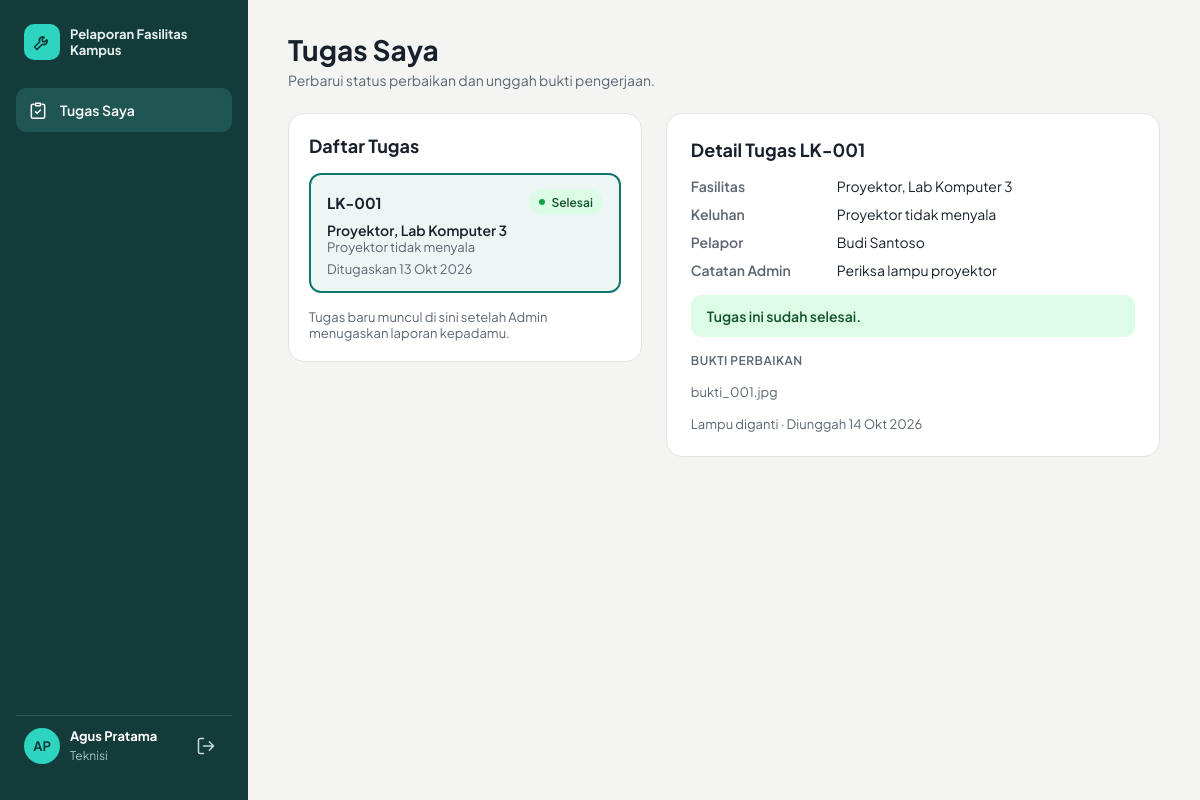
The page /teknisi/tugas.php (signed in) on the database its author committed.
### tables this page shows
CREATE TABLE laporan (
  id_laporan    INT AUTO_INCREMENT PRIMARY KEY,
  kode          VARCHAR(10) NOT NULL UNIQUE,
  id_pelapor    INT NOT NULL,
  id_fasilitas  INT NOT NULL,
  deskripsi     TEXT NOT NULL,
  foto          VARCHAR(255) NULL,
  status        ENUM('Menunggu Verifikasi','Terverifikasi','Ditugaskan','Diproses','Selesai','Ditolak') NOT NULL DEFAULT 'Menunggu Verifikasi',
  tanggal       DATE NOT NULL,
  id_teknisi    INT NULL,
  catatan_admin VARCHAR(255) NULL,
  tgl_tugas     DATE NULL,
  tgl_selesai   DATE NULL,
  FOREIGN KEY (id_pelapor)   REFERENCES pengguna(id_pengguna),
  FOREIGN KEY (id_fasilitas) REFERENCES fasilitas(id_fasilitas),
  FOREIGN KEY (id_teknisi)   REFERENCES pengguna(id_pengguna)
);

CREATE TABLE fasilitas (
  id_fasilitas   INT AUTO_INCREMENT PRIMARY KEY,
  nama_fasilitas VARCHAR(100) NOT NULL,
  lokasi         VARCHAR(100) NOT NULL
);

CREATE TABLE pengguna (
  id_pengguna INT AUTO_INCREMENT PRIMARY KEY,
  nama        VARCHAR(100) NOT NULL,
  email       VARCHAR(100) NOT NULL UNIQUE,
  password    VARCHAR(255) NOT NULL,
  peran       ENUM('Pelapor','Admin','Teknisi') NOT NULL
);

CREATE TABLE bukti_perbaikan (
  id_bukti   INT AUTO_INCREMENT PRIMARY KEY,
  id_laporan INT NOT NULL,
  file       VARCHAR(255) NOT NULL,
  keterangan VARCHAR(255) NULL,
  tanggal    DATE NOT NULL,
  FOREIGN KEY (id_laporan) REFERENCES laporan(id_laporan) ON DELETE CASCADE
);

### teknisi/tugas.php (the view, shortened to what this page needs)
<?php
require __DIR__ . '/../config.php';
$user = wajib_peran('Teknisi');
$st = $pdo->prepare('SELECT l.*, f.nama_fasilitas, f.lokasi, p.nama AS pelapor FROM laporan l
    JOIN fasilitas f ON f.id_fasilitas = l.id_fasilitas JOIN pengguna p ON p.id_pengguna = l.id_pelapor
    WHERE l.id_teknisi = ? ORDER BY FIELD(l.status,"Selesai") ASC, l.id_laporan DESC');
$st->execute([$user['id']]);
$daftar = $st->fetchAll();
$tugas = null;
$id = (int)($_GET['id'] ?? ($daftar[0]['id_laporan'] ?? 0));
foreach ($daftar as $d) if ((int)$d['id_laporan'] === $id) $tugas = $d;
$bukti = null;
if ($tugas) { $b = $pdo->prepare('SELECT * FROM bukti_perbaikan WHERE id_laporan = ? ORDER BY id_bukti DESC LIMIT 1'); $b->execute([$tugas['id_laporan']]); $bukti = $b->fetch(); }
include __DIR__ . '/../includes/header.php';
?>
<div class="judul"><h1>Tugas Saya</h1><p>Perbarui status perbaikan dan unggah bukti pengerjaan.</p></div>
<div class="baris">
  <section class="kartu" style="flex:1 1 320px">
    <h2>Daftar Tugas</h2>
    <?php foreach ($daftar as $d): ?>
      <a class="tugas <?= $tugas && $d['id_laporan'] === $tugas['id_laporan'] ? 'pilih' : '' ?>" href="?id=<?= $d['id_laporan'] ?>">
        <div class="atas"><span><?= e($d['kode']) ?></span><?= pill($d['status']) ?></div>
        <div style="font-weight:600;font-size:14px"><?= e($d['nama_fasilitas'] . ', ' . $d['lokasi']) ?></div>
        <div class="sub"><?= e($d['deskripsi']) ?></div>
        <div class="sub" style="margin-top:6px">Ditugaskan <?= tgl($d['tgl_tugas']) ?></div>
      </a>
    <?php endforeach; ?>
    <p class="sub">Tugas baru muncul di sini setelah Admin menugaskan laporan kepadamu.</p>
  </section>
  <?php if ($tugas): $s = $tugas['status']; ?>
  <section class="kartu" style="flex:1.6 1 440px;padding:24px">
    <h2>Detail Tugas <?= e($tugas['kode']) ?></h2>
    <dl class="dl">
      <dt>Fasilitas</dt><dd><?= e($tugas['nama_fasilitas'] . ', ' . $tugas['lokasi']) ?></dd>
      <dt>Keluhan</dt><dd><?= e($tugas['deskripsi']) ?></dd>
      <dt>Pelapor</dt><dd><?= e($tugas['pelapor']) ?></dd>
      <dt>Catatan Admin</dt><dd><?= e($tugas['catatan_admin'] ?: '-') ?></dd>
    </dl>
    <?php if ($s === 'Selesai'): ?>
      <div class="alert alert-ok">Tugas ini sudah selesai.</div>
      <?php if ($bukti): ?>
        <div class="kecil-label">Bukti perbaikan</div>
        <div class="sub"><?= e($bukti['keterangan']) ?> · Diunggah <?= tgl($bukti['tanggal']) ?></div>
      <?php endif; ?>
    <?php endif; ?>
  </section>
  <?php endif; ?>
</div>
<?php include __DIR__ . '/../includes/footer.php';

### config.php (shortened to what this page needs)
<?php
function e($s): string { return htmlspecialchars((string)$s, ENT_QUOTES, 'UTF-8'); }
function tgl($d): string {
    $b = ['', 'Jan', 'Feb', 'Mar', 'Apr', 'Mei', 'Jun', 'Jul', 'Agu', 'Sep', 'Okt', 'Nov', 'Des'];
    $t = strtotime($d);
    return date('j', $t) . ' ' . $b[(int)date('n', $t)] . ' ' . date('Y', $t);
}
function pill(string $status): string {
    [$bg, $fg, $dot] = STATUS_WARNA[$status] ?? ['#eee', '#333', '#999'];
    return '<span class="pill" style="background:' . $bg . ';color:' . $fg . '"><span class="dot" style="background:' . $dot . '"></span>' . e($status) . '</span>';
}

### assets/style.css (style rules this page uses)
* { box-sizing:border-box }
body { margin:0;font-family:'Plus Jakarta Sans',system-ui,sans-serif;color:#18212B;background:#F4F5F2;font-size:15px }
a { color:inherit;text-decoration:none }
h1,h2,h3,p { margin:0 }
.judul h1 { font-size:28px;font-weight:700 }
.judul p { font-size:14px;color:#5B6672;margin-top:4px }
.baris { display:flex;flex-wrap:wrap;gap:24px;align-items:flex-start }
.kartu { background:#fff;border:1px solid #E2E5DF;border-radius:16px;padding:20px;display:flex;flex-direction:column;gap:16px;min-width:0 }
.kartu h2 { font-size:18px;font-weight:700 }
.sub { color:#5B6672;font-size:13px }
.pill { display:inline-flex;align-items:center;gap:6px;height:26px;padding:0 10px;border-radius:999px;font-size:12px;font-weight:600;white-space:nowrap }
.dot { width:6px;height:6px;border-radius:50% }
.alert { padding:12px 16px;border-radius:10px;font-size:14px;font-weight:600 }
.alert-ok { background:#DCFCE7;color:#14532D }
.dl { display:grid;grid-template-columns:130px 1fr;gap:10px 16px;font-size:14px;margin:0 }
.dl dt { color:#5B6672;font-weight:600 }
.dl dd { margin:0 }
.kecil-label { font-size:12px;font-weight:600;color:#5B6672;text-transform:uppercase;letter-spacing:.04em }
.tugas { display:block;padding:14px 16px;border:1px solid #E2E5DF;border-radius:12px }
.tugas.pilih { border:2px solid #0F766E;background:#EEF6F5 }
.tugas .atas { display:flex;justify-content:space-between;gap:8px;align-items:center;font-weight:700;margin-bottom:6px }

### rows shown on the page
laporan: kode "LK-001", status "Selesai", id_fasilitas.lokasi "Proyektor, Lab Komputer 3", deskripsi "Proyektor tidak menyala", tgl_tugas "13 Okt 2026", id_pelapor.nama "Budi Santoso", catatan_admin "Periksa lampu proyektor"
bukti_perbaikan: keterangan "Lampu diganti", tanggal "14 Okt 2026"

### other values the page prints
$label "Tugas Saya"
$inisial "AP"
$user['nama'] "Agus Pratama"
$user['peran'] "Teknisi"
